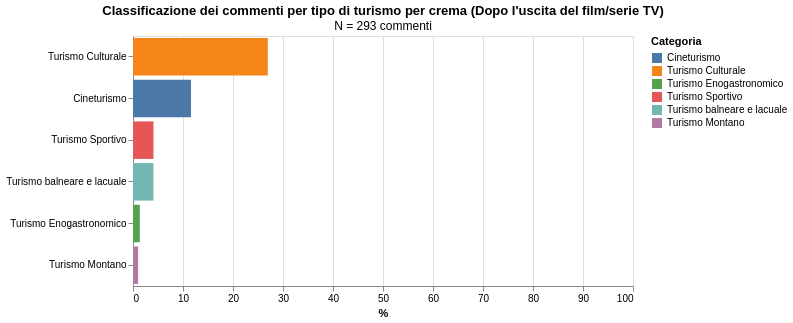

Write a Vega-Lite specification for this figure.
### Vega-Lite specification from a JSON file in a GitHub repository (floating-point values rounded to 4 significant figures)
{"config": {"view": {"continuousWidth": 300, "continuousHeight": 300}}, "data": {"name": "data-64b141a3444a5d71efe234eca1499dc5"}, "mark": {"type": "bar"}, "encoding": {"color": {"field": "Categoria", "scale": {"domain": ["Cineturismo", "Turismo Culturale", "Turismo Enogastronomico", "Turismo Sportivo", "Turismo balneare e lacuale", "Turismo Montano"], "range": ["#4C78A8", "#F58518", "#54A24B", "#E45756", "#72B7B2", "#B279A2"]}, "title": "Categoria", "type": "nominal"}, "tooltip": [{"field": "Location", "type": "nominal"}, {"field": "Categoria", "type": "nominal"}, {"field": "Percentuale", "format": ".1f", "type": "quantitative"}, {"field": "N_categoria", "title": "N", "type": "quantitative"}], "x": {"field": "Percentuale", "scale": {"domain": [0, 100]}, "title": "%", "type": "quantitative"}, "y": {"field": "Categoria", "sort": "-x", "title": null, "type": "nominal"}}, "height": 250, "title": {"text": "Classificazione dei commenti per tipo di turismo per crema (Dopo l'uscita del film/serie TV)", "subtitle": "N = 293 commenti"}, "width": 500, "$schema": "https://vega.github.io/schema/vega-lite/v5.20.1.json", "datasets": {"data-64b141a3444a5d71efe234eca1499dc5": [{"Location": "crema", "Categoria": "Cineturismo", "Percentuale": 11.6, "Tipo": "Commenti", "N_totale": 293, "N_categoria": 34}, {"Location": "crema", "Categoria": "Turismo Culturale", "Percentuale": 26.96, "Tipo": "Commenti", "N_totale": 293, "N_categoria": 79}, {"Location": "crema", "Categoria": "Turismo Enogastronomico", "Percentuale": 1.365, "Tipo": "Commenti", "N_totale": 293, "N_categoria": 4}, {"Location": "crema", "Categoria": "Turismo Sportivo", "Percentuale": 4.096, "Tipo": "Commenti", "N_totale": 293, "N_categoria": 12}, {"Location": "crema", "Categoria": "Turismo balneare e lacuale", "Percentuale": 4.096, "Tipo": "Commenti", "N_totale": 293, "N_categoria": 12}, {"Location": "crema", "Categoria": "Turismo Montano", "Percentuale": 1.024, "Tipo": "Commenti", "N_totale": 293, "N_categoria": 3}]}}
